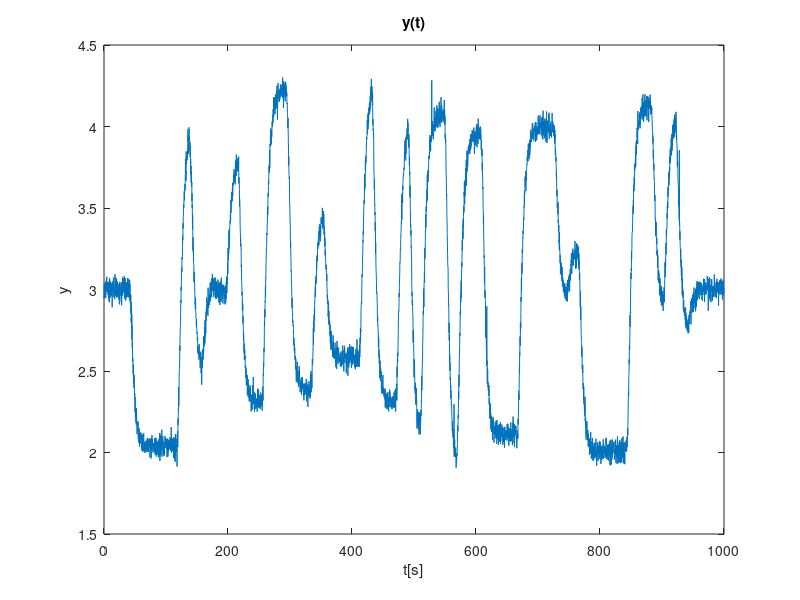
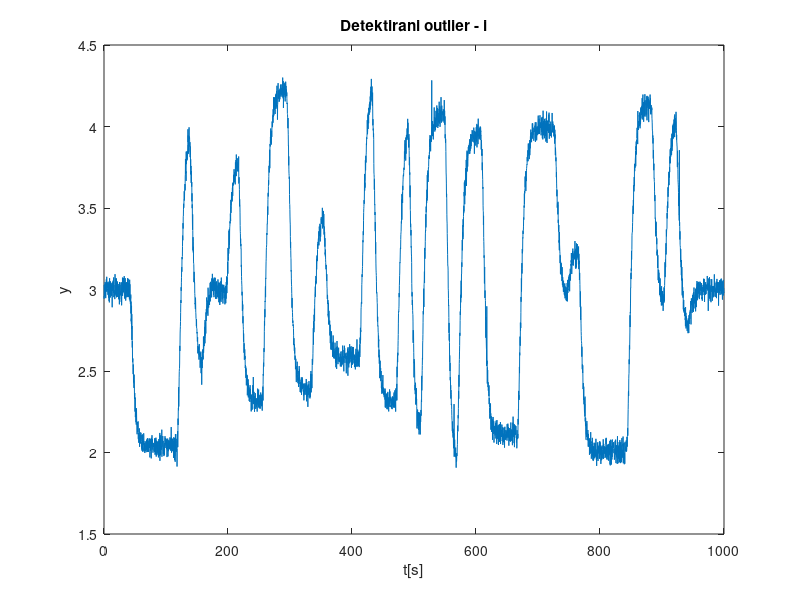

Reproduce these figures in MATLAB, in order. (Note: this script raises an error after producing the figures.)
%-- Ucitavanje podataka--
data=load('identData_7.txt');

Ts = 0.2;

T=data(:,1); %vektor uzrokovanja 
U=data(:,2); %vektor ulaza
Y=data(:,3); %vektor izlaza

%-- Graf ovisnosti izlaza o vremenu -- 
figure(1);
plot(T,Y);
title("y(t)");
ylabel("y");
xlabel("t[s]");


%------------------------------- OUTLIER-I --------------------------------


%-- Detekcija outlier-a --

ol_idx1 = find(T==528.6); % Index outlier-a nastalih u nekom vremenskom 
ol_idx2 = find(T==564.6); % trenutku t
ol_idx3 = find(T==928);
outliers = [ol_idx1, ol_idx2, ol_idx3];

% --> Prikaz outlier-a na grafu
figure(2);
plot(T,Y);
title("Detektirani outlier - i");
ylabel("y");
xlabel("t[s]");
hold on;

scatter(T(ol_idx1),Y(ol_idx1),40,'d','r','filled');
scatter(T(ol_idx2),Y(ol_idx2),40,'d','r','filled');
scatter(T(ol_idx3),Y(ol_idx3),40,'d','r','filled');

ol_txt1 = strcat(" Indeks: ",num2str(ol_idx1));
ol_txt2 = strcat(" Indeks: ",num2str(ol_idx2));
ol_txt3 = strcat(" Indeks: ",num2str(ol_idx3));
 
text(T(ol_idx1),Y(ol_idx1),ol_txt1,'FontSize',10);
text(T(ol_idx2),Y(ol_idx2),ol_txt2,'FontSize',10);
text(T(ol_idx3),Y(ol_idx3),ol_txt3,'FontSize',10);



%-- Izbacivanje outliera-a --
Y(ol_idx1) = (Y(ol_idx1 - 1) + Y(ol_idx1 - 2) + Y(ol_idx1 + 1) + ...
              Y(ol_idx1 + 2))/4; 
          
Y(ol_idx2) = (Y(ol_idx2 - 1) + Y(ol_idx2 - 2) + Y(ol_idx2 + 1) + ...
              Y(ol_idx2 + 2))/4; 
          
Y(ol_idx3) = (Y(ol_idx3 - 1) + Y(ol_idx3 - 2) + Y(ol_idx3 + 1) + ...
              Y(ol_idx3 + 2))/4; 
          
          
          
%------------------------ Nedostajuci podatci -----------------------------



cntOut = 1; % Brojac izlaznih podataka koji nedostaju
cntInp = 1; % -||- ulaznih -||-
missingOutputData_idx = []; % Indeksi podataka koji nedostaju
missingInputData_idx = [];

%-- Nalazenje indeksa podataka koji nedostaju --
for i = 1:length(Y)
    
    if isnan(Y(i)) == 1
        
        missingOutputData_idx(cntOut) = i;
        cntOut = cntOut + 1;
        
    end    
    
     if isnan(U(i)) == 1
        
        missingInputData_idx(cntInp) = i;
        cntInp = cntInp + 1;
        
    end 
    
end


%-- Linearna interpolacija--

%--> Izlazni podatci
if isempty(missingOutputData_idx) == 0
    
    for i=1:length(missingOutputData_idx)
        z = missingOutputData_idx(i);  
    
        if z ~= length(Y) 
            x1=T(z-1); % Koordinate prethodne i sljedece tocke
            x2=T(z+1);
            y1=Y(z-1);
            y2=Y(z+1);
            t=T(z); % Vremenski trenutak podatka koji fali
            Y(z)=((y2-y1)/(x2-x1))*(t-x1)+y1; % Jednadzba pravca
        else 
            Y(z)=Y(z-1);
            
        end     
    end
end

%--> Ulazni podatci
if isempty(missingInputData_idx) == 0
    
    for i=1:length(missingInputData_idx)
        z = missingInputData_idx(i);  
    
        if z ~= length(Y) 
            x1=T(z-1);
            x2=T(z+1);
            y1=U(z-1);
            y2=U(z+1);
            t=T(z);
            U(z)= ((y2-y1)/(x2-x1))*(t-x1)+y1;
        else 
            U(z)=Y(z-1);
            
        end     
    end
end


%--> Prikaz grafova s novim podatcima

% Izlazni podatci
mOD_idx1 = missingOutputData_idx(1);  % Indeksi izlaznih podataka koji
mOD_idx2 = missingOutputData_idx(2); % nedostaju
mOD_idx3 = missingOutputData_idx(3);

figure(3);
plot(T,Y);
title("Nadopunjeni izlazni podatci");
ylabel("y");
xlabel("t[s]");
hold on;

scatter(T(mOD_idx1),Y(mOD_idx1),60,'d','g','filled');
scatter(T(mOD_idx2),Y(mOD_idx2),40,'d','g','filled');
scatter(T(mOD_idx3),Y(mOD_idx3),40,'d','g','filled');

mOD_txt1 = strcat(" Indeks: ",num2str(mOD_idx1));
mOD_txt2 = strcat(" Indeks: ",num2str(mOD_idx2));
mOD_txt3 = strcat(" Indeks: ",num2str(mOD_idx3));
 
text(T(mOD_idx1),Y(mOD_idx1)+ 0.05,mOD_txt1,'FontSize',10,'VerticalAlignment'...
                                ,'bottom', 'HorizontalAlignment', 'left');
text(T(mOD_idx2),Y(mOD_idx2),mOD_txt2,'FontSize',10,'VerticalAlignment'... 
                                ,'top', 'HorizontalAlignment', 'left');
text(T(mOD_idx3) + 0.05,Y(mOD_idx3),mOD_txt3,'FontSize',10,'VerticalAlignment'...
                                ,'bottom', 'HorizontalAlignment', 'left');
                            
                            
% Ulazni podatci / nema podataka koji fale
figure(4);
plot(T,U);
title("Nadopunjeni ulazni podatci");
ylabel("u");
xlabel("t[s]");



%-- Uklanjanje srednje vrijednosti --

Y_NoMean = detrend(Y,'constant');
U_NoMean = detrend(U,'constant');

figure(4);
plot(T,Y);
title("Y,Uklonjena srednja vrijednost");
ylabel("y");
xlabel("t[s]");
hold on;
plot(T,Y_NoMean);


figure(5);
plot(T,U);
title("U,Uklonjena srednja vrijednost");
ylabel("u");
xlabel("t[s]");
hold on;
plot(T,U_NoMean);

%-- Uklanjanje linearne aproksimacije --

Y_NoLin = detrend(Y,'linear');
U_NoLin = detrend(U,'linear');

figure(6);
plot(T,Y);
title("Y,Uklonjena linearna aproksimacija");
ylabel("y");
xlabel("t[s]");
hold on;
plot(T,Y_NoLin);


figure(7);
plot(T,U);
title("U,Uklonjena linearna aproksimacija");
ylabel("u");
xlabel("t[s]");
hold on;
plot(T,U_NoLin);


%------------------------ Podjela podataka---------------------------------

%-- Podjela na trening i test skup 80/20--

trainLim = round(length(Y)*0.6);
valLim = trainLim + 1; % Izbjegavanje istog podatka u oba skupa
testLim = round(length(Y)*0.8);  % -||-

Y_train = Y_NoMean(1:trainLim);
Y_val = Y_NoMean(valLim:testLim);
Y_test = Y_NoMean(testLim+1:length(Y));

U_train = U_NoMean(1:trainLim);
U_val = U_NoMean(valLim:testLim);
U_test = U_NoMean(testLim+1:length(U));




%--------------------- Priprema za SysIdTool ------------------------------

data_Train = iddata(Y_train, U_train, Ts);
data_Val = iddata(Y_val,U_val, Ts);
data_Test = iddata(Y_test, U_test,  Ts);


%------------------------- ARX Model --------------------------------------

NN = struc(1:5, 1:5, 1:5);
V = arxstruc(data_Train, data_Val, NN);
bestParams = selstruc(V,0);

modArx = arx(data_Train, bestParams);
% 
% figure; compare(data_Train,modArx);
% figure; compare(data_Val,modArx);
% figure; compare(data_Test,modArx);


%----------------------- ARMAX Model --------------------------------------

bestFit = 0;

for na = 1:5
    
    for nb = 1:5
        
        for nc = 1:5
            
            for nk = 0:5
                
                modArmax = armax(data_Train, [na nb nc nk]);
                [y, fit, ic] = compare(data_Train, modArmax);
                
                if fit > bestFit
                    bestParams = [na nb nc nk];
                    bestFit = fit;
                    
                end
            end
                
        end
    end
    
end

modArmax = armax(data_Train, bestParams);

% figure; compare(data_Train,modArmax);
% figure; compare(data_Val,modArmax);
% figure; compare(data_Test,modArmax);


%-------------------------- BJ Model --------------------------------------

bestFit = 0;

for nb = 1:5
    
    for nc = 1:5
        
        for nd = 1:5
            
            for nf = 1:5
                
                for nk = 0:5
                
                    modBJ = bj(data_Train, [nb nc nd nf nk]);
                    [y, fit, ic] = compare(data_Train, modBJ);

                    if fit > bestFit
                        bestParams = [nb nc nd nf nk];
                        bestFit = fit;

                    end

                end
            end
                
        end
    end
    
end

modBJ = bj(data_Train, bestParams);

% figure; compare(data_Train,modBJ);
% figure; compare(data_Val,modBJ);
% figure; compare(data_Test,modBJ);


figure; compare(data_Test,modArx,modArmax,modBJ);





